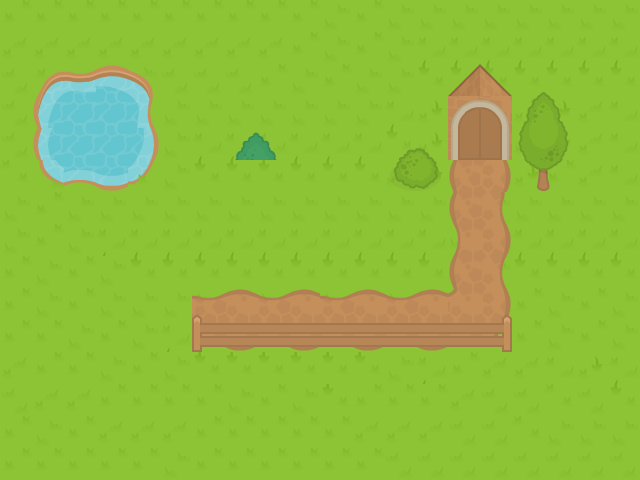

This game map was drawn from its Tiled (.tmx) file and the tilesets committed beside it. A one-line description and the trimmed map source follow:
An orthogonal 20x15 tile map with 32x32 px tiles, 2 tile layers (Background, Foreground) and 4 objects (1, 2, 3, Door1).

<map version="1.0" orientation="orthogonal" width="20" height="15" tilewidth="32" tileheight="32">
 <tileset firstgid="1" name="Main" tilewidth="32" tileheight="32">
  <image source="RPGpack_sheet.png" width="1280" height="832" />
 </tileset>
 <layer name="Background" width="20" height="15">
  <data>[300 cells, 300 non-empty, 46 distinct tile ids]</data>
 </layer>
 <layer name="Foreground" width="20" height="15">
  <data>[300 cells, 32 non-empty, 26 distinct tile ids]</data>
 </layer>
 <objectgroup name="Collision" width="20" height="15">
  <object name="1" x="247" y="229" width="15" height="24" />
  <object name="2" x="192" y="342" width="321" height="10" />
  <object name="3" x="114" y="65">
   <polyline points="0,0 30,12 38,27 36,45 44,71 44,93 24,120 -5,127 -28,118 -51,121 -71,114 -77,96 -81,76 -76,62 -79,48 -71,21 -55,6 -41,7 -26,7 -10,0 0,0" />
  </object>
 </objectgroup>
 <objectgroup name="Interactive" width="20" height="15">
  <object name="Door1" x="459" y="123" width="42" height="35" />
 </objectgroup>
</map>
